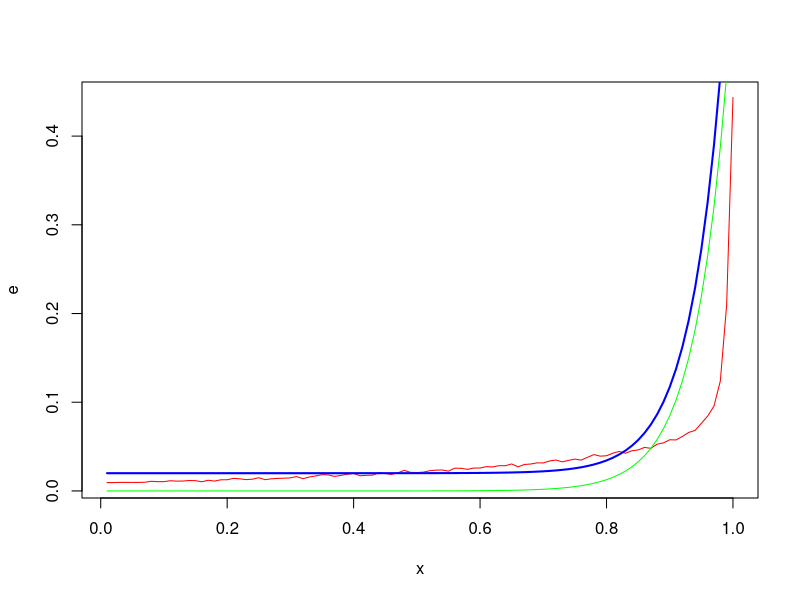

Recreate this plot in R.
e = 0.98 - as.matrix(read.table('as_iris_k1.dat'))
e = 0.94 - as.matrix(read.table('as_seeds_k1.dat'))
e = 0.84 - as.matrix(read.table('as_zoo_k1.dat'))
e = 0.98 - as.matrix(read.table('as_wine_k1.dat'))
e = 0.98 - as.matrix(read.table('as_cancer_k1.dat'))
x = seq(0.01,1,length.out = length(e))

a = 3.296e-09
b = 1.911e+01
c = 0.02
plot(x,e,type='l',col='red')
lines(x,a*exp(b*(x))+c,col='blue',lwd=2)

dr = 0.4333
a = 1 - dr
b = 19
c = 0
lines(x,a*exp(b*(x-1))+c,col='green')
